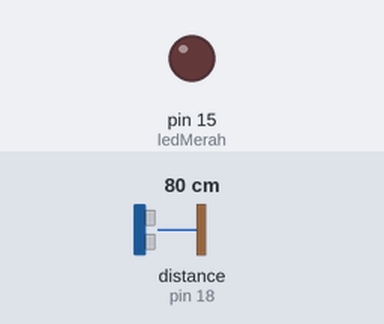
Bench run of a sketch on a simulated Arduino Uno, built with avr-gcc and run on an emulated ATmega328P. Parts: output pins drawn as LEDs (lit = HIGH). Wiring (inferred from the names in the program): ultrasonic range finder: trigger pin 19; echo pin 18. The test bench sets the inputs (shaded band); at power-on: distance to the obstacle (sensor on pin 18) 80 cm. The echo pulse lasts 58.3 µs per cm; pins used as bus, display or sensor lines are not drawn; what the sketch prints to the serial monitor is not drawn.

Above: at 1.2 s.
1.3 s: distance to the obstacle (sensor on pin 18) set to 12 cm
2.8 s: distance to the obstacle (sensor on pin 18) set to 9 cm
At 4.0 s:
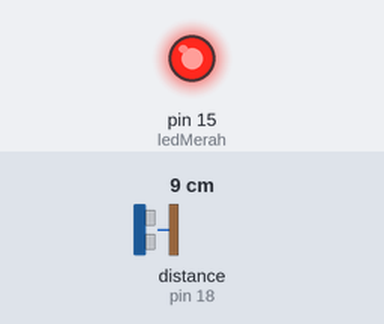
4.3 s: distance to the obstacle (sensor on pin 18) set to 18 cm
At 5.3 s:
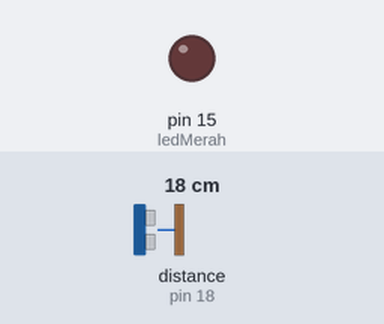
5.8 s: distance to the obstacle (sensor on pin 18) set to 2 cm
At 6.4 s:
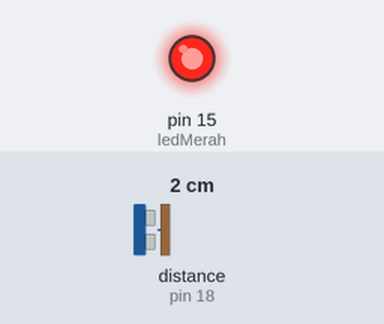
Timing chart, 0 to 8.3 s (numbered marks = the images above; inputs shaded):
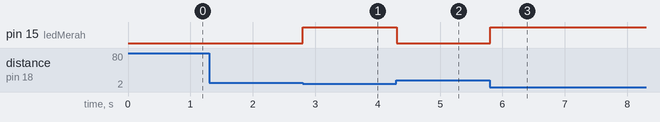

Measured:
- the behaviour switches between 11 and 10 cm on distance to the obstacle (sensor on pin 18) (found by bisection; images 0 and 1)
- after the input at 2.8 s, pin 15 (ledMerah): LOW → HIGH at once
- after the input at 4.3 s, pin 15 (ledMerah): HIGH → LOW at once
- after the input at 5.8 s, pin 15 (ledMerah): LOW → HIGH at once

The sketch:

Led_dan_Ultrasonik.ino
```cpp
#define ledMerah 15
#define echoPin 18
#define trigPin 19

float duration, distance;
void setup() {
  // put your setup code here, to run once:
  pinMode(ledMerah,OUTPUT);

  Serial.begin(215200);
  pinMode(trigPin,OUTPUT); // MENGELUARKAN FREKUENSI
  pinMode(echoPin,INPUT); //MENERIMA FREKUENSI
}

void loop() {
  digitalWrite(trigPin,HIGH);
  delayMicroseconds(10);
  digitalWrite(trigPin,LOW);
  duration = pulseIn(echoPin,HIGH);
  distance = (duration/2) / 29.1;
  Serial.println(distance);

  if(distance>=0 && distance<=10){
      digitalWrite(ledMerah,HIGH);
      Serial.print(distance);
      Serial.println(" Jarak terlalu dekat");
  }else{
  digitalWrite(ledMerah,LOW);
  }
}
```
